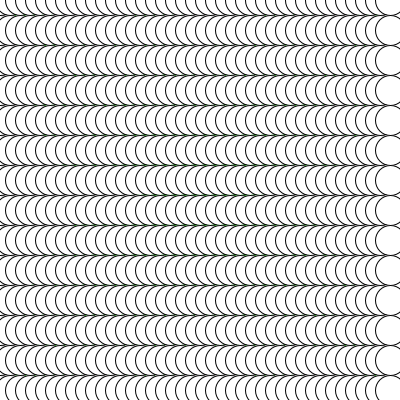
Frame 1 (no input)
Frame 60 (the mouse pressed at the canvas centre just before this capture): identical to frame 1, image omitted
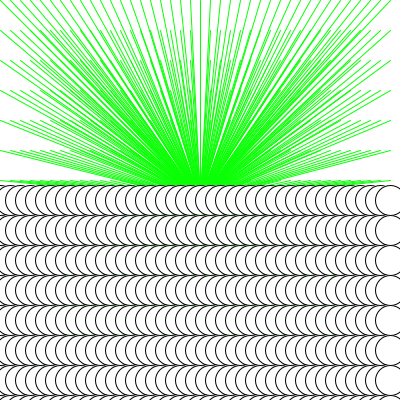
Frame 120 (the mouse held since frame 60 and released just before this capture)

The Processing sketch that drew these frames (run headless with seeded random() and noise(); from frame 60 on, the mouse is pressed at the canvas centre):

// Processing sketch: processing_42361
// ── processing_42361.pde

void setup() {
  size(400, 400);
  smooth();
}
void draw() {
  background(255);
  stroke(10,255,5);
        for (int y=0; y<height; y=y+30) {
      for (int x=0; x<width; x=x+10) {
        line(x, y, 200, 200);
      }
    }
  stroke(0);
  for (int y=0; y<height; y=y+30) {
      for (int x=0; x<width; x=x+10) {
        ellipse(x, y+mouseY, 30, 30);
      }
    }

}
                
